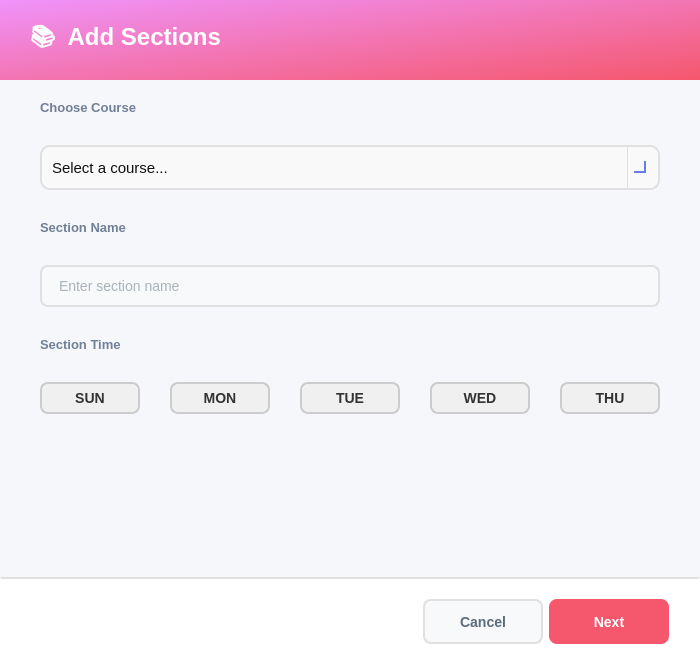
<?xml version="1.0" encoding="UTF-8"?>
<ui version="4.0">
 <class>AddCourseDialog</class>
 <widget class="QDialog" name="AddCourseDialog">
  <property name="geometry">
   <rect>
    <x>0</x>
    <y>0</y>
    <width>700</width>
    <height>657</height>
   </rect>
  </property>
  <property name="windowTitle">
   <string>Add New Course</string>
  </property>
  <property name="styleSheet">
   <string notr="true">background-color: #f5f7fa;</string>
  </property>
  <layout class="QVBoxLayout" name="mainLayout">
   <property name="spacing">
    <number>0</number>
   </property>
   <property name="leftMargin">
    <number>0</number>
   </property>
   <property name="topMargin">
    <number>0</number>
   </property>
   <property name="rightMargin">
    <number>0</number>
   </property>
   <property name="bottomMargin">
    <number>0</number>
   </property>
   <item>
    <widget class="QFrame" name="headerFrame">
     <property name="minimumSize">
      <size>
       <width>0</width>
       <height>80</height>
      </size>
     </property>
     <property name="maximumSize">
      <size>
       <width>16777215</width>
       <height>80</height>
      </size>
     </property>
     <property name="styleSheet">
      <string notr="true">background: qlineargradient(x1:0, y1:0, x2:1, y2:1, stop:0 #f093fb, stop:1 #f5576c); border-radius: 0px;</string>
     </property>
     <property name="frameShape">
      <enum>QFrame::Shape::StyledPanel</enum>
     </property>
     <layout class="QHBoxLayout" name="headerLayout">
      <property name="leftMargin">
       <number>30</number>
      </property>
      <property name="topMargin">
       <number>20</number>
      </property>
      <property name="rightMargin">
       <number>30</number>
      </property>
      <property name="bottomMargin">
       <number>20</number>
      </property>
      <item>
       <widget class="QLabel" name="dialogTitle">
        <property name="styleSheet">
         <string notr="true">font-size: 24px; font-weight: bold; color: white; background: transparent;</string>
        </property>
        <property name="text">
         <string>📚  Add Sections</string>
        </property>
       </widget>
      </item>
      <item>
       <spacer name="headerSpacer">
        <property name="orientation">
         <enum>Qt::Orientation::Horizontal</enum>
        </property>
        <property name="sizeHint" stdset="0">
         <size>
          <width>40</width>
          <height>20</height>
         </size>
        </property>
       </spacer>
      </item>
     </layout>
    </widget>
   </item>
   <item>
    <widget class="QScrollArea" name="scrollArea">
     <property name="styleSheet">
      <string notr="true">border: none; background-color: #f5f7fa;</string>
     </property>
     <property name="widgetResizable">
      <bool>true</bool>
     </property>
     <widget class="QWidget" name="scrollContent">
      <property name="geometry">
       <rect>
        <x>0</x>
        <y>0</y>
        <width>700</width>
        <height>497</height>
       </rect>
      </property>
      <property name="styleSheet">
       <string notr="true">background-color: #f5f7fa;</string>
      </property>
      <layout class="QVBoxLayout" name="verticalLayout_4">
       <property name="leftMargin">
        <number>40</number>
       </property>
       <property name="topMargin">
        <number>20</number>
       </property>
       <property name="rightMargin">
        <number>40</number>
       </property>
       <item>
        <layout class="QVBoxLayout" name="verticalLayout_3">
         <property name="spacing">
          <number>30</number>
         </property>
         <item>
          <layout class="QVBoxLayout" name="verticalLayout">
           <item>
            <widget class="QLabel" name="courseCodeLabel">
             <property name="styleSheet">
              <string notr="true">font-size: 13px; color: #718096; font-weight: bold; background: transparent;</string>
             </property>
             <property name="text">
              <string>Choose Course</string>
             </property>
            </widget>
           </item>
           <item>
            <widget class="QComboBox" name="courseComboBox">
             <property name="minimumSize">
              <size>
               <width>0</width>
               <height>45</height>
              </size>
             </property>
             <property name="cursor">
              <cursorShape>PointingHandCursor</cursorShape>
             </property>
             <property name="styleSheet">
              <string notr="true">/* ----------------- QComboBox Base ----------------- */
QComboBox {
    border: 2px solid #E0E0E0;          /* main border */
    border-radius: 10px;
    padding: 8px 10px;                   /* Matches QLineEdit padding */
    background: rgba(250, 250, 250, 200);
    font-size: 11pt;
    color: #111111;
}

/* Focused state */
QComboBox:focus {
    border: 2px solid #667EEA; 
    background: rgba(250, 250, 250, 220);
}

/* ----------------- Drop-down Arrow ----------------- */
QComboBox::drop-down {
    subcontrol-origin: padding;
    subcontrol-position: top right;
    width: 30px; 
    border-left-width: 1px;
    border-left-color: #E0E0E0;
    border-left-style: solid;
    border-top-right-radius: 12px;       /* rounder corners */
    border-bottom-right-radius: 12px;    /* rounder corners */
    background: transparent;
}

/* Remove ugly black border on hover/focus */
QComboBox::drop-down:hover,
QComboBox::drop-down:focus {
    border-left-color: #667EEA;
    background: transparent;
    border: none;
}

/* Modern, visible arrow using simple chevron */
QComboBox::down-arrow {
    width: 10px;
    height: 10px;
    border: solid #667EEA;
    border-width: 0 2px 2px 0;
    margin-right: 6px;
}

/* ----------------- Dropdown Popup ----------------- */
/* Dropdown Popup */
QComboBox QAbstractItemView {
    background-color: #fdfdfd;          /* slightly off-white */
    border: 2px solid #E0E0E0;          /* subtle grey border */
    border-radius: 8px;                  /* may not be perfect on Windows */
    color: #111111;
    font-size: 11pt;
    padding: 5px;
    selection-background-color: #667EEA;
    selection-color: white;
    outline: none;
}

/* Items hover/selection */
QComboBox QAbstractItemView::item:hover {
    background-color: rgba(102, 126, 234, 0.1);
    color: #111111;
}

QComboBox QAbstractItemView::item:selected {
    background-color: #667EEA;
    color: white;
}

/* Error highlight for combo box */
QComboBox[error=&quot;true&quot;] {
    border: 2px solid #FF4A4A;
}</string>
             </property>
             <item>
              <property name="text">
               <string>Select a course...</string>
              </property>
             </item>
             <item>
              <property name="text">
               <string>ECE 101 - Digital Logic</string>
              </property>
             </item>
             <item>
              <property name="text">
               <string>ECE 202 - Circuit Analysis</string>
              </property>
             </item>
             <item>
              <property name="text">
               <string>ECE 303 - Signals and Systems</string>
              </property>
             </item>
             <item>
              <property name="text">
               <string>ECE 404 - Control Systems</string>
              </property>
             </item>
            </widget>
           </item>
          </layout>
         </item>
         <item>
          <layout class="QVBoxLayout" name="verticalLayout_2">
           <item>
            <widget class="QLabel" name="sectionsLabel">
             <property name="styleSheet">
              <string notr="true">font-size: 13px; color: #718096; font-weight: bold; background: transparent;</string>
             </property>
             <property name="text">
              <string>Section Name</string>
             </property>
            </widget>
           </item>
           <item>
            <widget class="QLineEdit" name="lineEditSearch">
             <property name="minimumSize">
              <size>
               <width>300</width>
               <height>40</height>
              </size>
             </property>
             <property name="maximumSize">
              <size>
               <width>16777215</width>
               <height>16777215</height>
              </size>
             </property>
             <property name="styleSheet">
              <string notr="true">QLineEdit {
    padding: 10px 15px;
    border: 2px solid #e0e0e0;
    border-radius: 8px;
    font-size: 14px;
    background-color: #f8f9fa;   /* light neutral background */
    color: #5a6c7d;             /* text color similar to buttons */
}

QLineEdit:focus {
    border-color: #f5576c;       /* accent border on focus */
    background-color: #ffffff;   /* slightly lighter when active */
}

QLineEdit:disabled {
    background-color: #ededed;   /* washed-out grey */
    color: #a1a8b3;             /* faded text */
}
</string>
             </property>
             <property name="placeholderText">
              <string>Enter section name</string>
             </property>
            </widget>
           </item>
          </layout>
         </item>
         <item>
          <widget class="QLabel" name="sectionsLabel_4">
           <property name="styleSheet">
            <string notr="true">font-size: 13px; color: #718096; font-weight: bold; background: transparent;</string>
           </property>
           <property name="text">
            <string>Section Time</string>
           </property>
          </widget>
         </item>
         <item>
          <layout class="QHBoxLayout" name="horizontalLayout">
           <item>
            <widget class="QPushButton" name="pushButton">
             <property name="styleSheet">
              <string notr="true">/* ===== Day Button Styles ===== */
QPushButton {
    font-size: 14px;
    font-weight: bold;
    color: #333333;                 /* default text color */
    background-color: #f0f0f0;      /* light grey background */
    border: 2px solid #cccccc;      /* subtle border */
    border-radius: 8px;
    padding: 6px 12px;
    min-width: 40px;
}

QPushButton:hover {
    background-color: #e0e0e0;      /* slightly darker on hover */
    border-color: #bbbbbb;
}

QPushButton:checked {
    background-color: #4a90e2;      /* lighter, vibrant blue */
    color: white;                    /* selected day text color */
    border-color: #357ab8;
}

QPushButton:pressed {
    background-color: #357ab8;      /* pressed state */
    color: white;
}
</string>
             </property>
             <property name="text">
              <string>SUN</string>
             </property>
             <property name="checkable">
              <bool>true</bool>
             </property>
             <attribute name="buttonGroup">
              <string notr="true">buttonGroupDays</string>
             </attribute>
            </widget>
           </item>
           <item>
            <widget class="QPushButton" name="pushButton_2">
             <property name="styleSheet">
              <string notr="true">/* ===== Day Button Styles ===== */
QPushButton {
    font-size: 14px;
    font-weight: bold;
    color: #333333;                 /* default text color */
    background-color: #f0f0f0;      /* light grey background */
    border: 2px solid #cccccc;      /* subtle border */
    border-radius: 8px;
    padding: 6px 12px;
    min-width: 40px;
}

QPushButton:hover {
    background-color: #e0e0e0;      /* slightly darker on hover */
    border-color: #bbbbbb;
}

QPushButton:checked {
    background-color: #4a90e2;      /* lighter, vibrant blue */
    color: white;                    /* selected day text color */
    border-color: #357ab8;
}

QPushButton:pressed {
    background-color: #357ab8;      /* pressed state */
    color: white;
}
</string>
             </property>
             <property name="text">
              <string>MON</string>
             </property>
             <property name="checkable">
              <bool>true</bool>
             </property>
             <attribute name="buttonGroup">
              <string notr="true">buttonGroupDays</string>
             </attribute>
            </widget>
           </item>
           <item>
            <widget class="QPushButton" name="pushButton_3">
             <property name="styleSheet">
              <string notr="true">/* ===== Day Button Styles ===== */
QPushButton {
    font-size: 14px;
    font-weight: bold;
    color: #333333;                 /* default text color */
    background-color: #f0f0f0;      /* light grey background */
    border: 2px solid #cccccc;      /* subtle border */
    border-radius: 8px;
    padding: 6px 12px;
    min-width: 40px;
}

QPushButton:hover {
    background-color: #e0e0e0;      /* slightly darker on hover */
    border-color: #bbbbbb;
}

QPushButton:checked {
    background-color: #4a90e2;      /* lighter, vibrant blue */
    color: white;                    /* selected day text color */
    border-color: #357ab8;
}

QPushButton:pressed {
    background-color: #357ab8;      /* pressed state */
    color: white;
}
</string>
             </property>
             <property name="text">
              <string>TUE</string>
             </property>
             <property name="checkable">
              <bool>true</bool>
             </property>
             <attribute name="buttonGroup">
              <string notr="true">buttonGroupDays</string>
             </attribute>
            </widget>
           </item>
           <item>
            <widget class="QPushButton" name="pushButton_4">
             <property name="styleSheet">
              <string notr="true">/* ===== Day Button Styles ===== */
QPushButton {
    font-size: 14px;
    font-weight: bold;
    color: #333333;                 /* default text color */
    background-color: #f0f0f0;      /* light grey background */
    border: 2px solid #cccccc;      /* subtle border */
    border-radius: 8px;
    padding: 6px 12px;
    min-width: 40px;
}

QPushButton:hover {
    background-color: #e0e0e0;      /* slightly darker on hover */
    border-color: #bbbbbb;
}

QPushButton:checked {
    background-color: #4a90e2;      /* lighter, vibrant blue */
    color: white;                    /* selected day text color */
    border-color: #357ab8;
}

QPushButton:pressed {
    background-color: #357ab8;      /* pressed state */
    color: white;
}
</string>
             </property>
             <property name="text">
              <string>WED</string>
             </property>
             <property name="checkable">
              <bool>true</bool>
             </property>
             <attribute name="buttonGroup">
              <string notr="true">buttonGroupDays</string>
             </attribute>
            </widget>
           </item>
           <item>
            <widget class="QPushButton" name="pushButton_5">
             <property name="styleSheet">
              <string notr="true">/* ===== Day Button Styles ===== */
QPushButton {
    font-size: 14px;
    font-weight: bold;
    color: #333333;                 /* default text color */
    background-color: #f0f0f0;      /* light grey background */
    border: 2px solid #cccccc;      /* subtle border */
    border-radius: 8px;
    padding: 6px 12px;
    min-width: 40px;
}

QPushButton:hover {
    background-color: #e0e0e0;      /* slightly darker on hover */
    border-color: #bbbbbb;
}

QPushButton:checked {
    background-color: #4a90e2;      /* lighter, vibrant blue */
    color: white;                    /* selected day text color */
    border-color: #357ab8;
}

QPushButton:pressed {
    background-color: #357ab8;      /* pressed state */
    color: white;
}
</string>
             </property>
             <property name="text">
              <string>THU</string>
             </property>
             <property name="checkable">
              <bool>true</bool>
             </property>
             <attribute name="buttonGroup">
              <string notr="true">buttonGroupDays</string>
             </attribute>
            </widget>
           </item>
          </layout>
         </item>
        </layout>
       </item>
       <item>
        <spacer name="verticalSpacer">
         <property name="orientation">
          <enum>Qt::Orientation::Vertical</enum>
         </property>
         <property name="sizeHint" stdset="0">
          <size>
           <width>17</width>
           <height>86</height>
          </size>
         </property>
        </spacer>
       </item>
      </layout>
     </widget>
    </widget>
   </item>
   <item>
    <widget class="QFrame" name="footerFrame">
     <property name="minimumSize">
      <size>
       <width>0</width>
       <height>80</height>
      </size>
     </property>
     <property name="maximumSize">
      <size>
       <width>16777215</width>
       <height>80</height>
      </size>
     </property>
     <property name="styleSheet">
      <string notr="true">background-color: white; border-top: 2px solid #e0e0e0;</string>
     </property>
     <property name="frameShape">
      <enum>QFrame::Shape::StyledPanel</enum>
     </property>
     <layout class="QHBoxLayout" name="footerLayout">
      <property name="leftMargin">
       <number>30</number>
      </property>
      <property name="topMargin">
       <number>20</number>
      </property>
      <property name="rightMargin">
       <number>30</number>
      </property>
      <property name="bottomMargin">
       <number>20</number>
      </property>
      <item>
       <spacer name="footerSpacer">
        <property name="orientation">
         <enum>Qt::Orientation::Horizontal</enum>
        </property>
        <property name="sizeHint" stdset="0">
         <size>
          <width>40</width>
          <height>20</height>
         </size>
        </property>
       </spacer>
      </item>
      <item>
       <widget class="QPushButton" name="cancelButton">
        <property name="minimumSize">
         <size>
          <width>120</width>
          <height>45</height>
         </size>
        </property>
        <property name="cursor">
         <cursorShape>PointingHandCursor</cursorShape>
        </property>
        <property name="styleSheet">
         <string notr="true">QPushButton {
    background-color: #f8f9fa;
    color: #5a6c7d;
    border: 2px solid #e0e0e0;
    border-radius: 8px;
    font-size: 14px;
    font-weight: bold;
    padding: 10px 20px;
}

QPushButton:hover {
    border-color: #f5576c;
    color: #f5576c;
}

QPushButton:pressed {
    background-color: #e0e0e0; /* darker grey for pressed feedback */
    border-color: #f5576c;
    color: #f5576c;
}</string>
        </property>
        <property name="text">
         <string>Cancel</string>
        </property>
       </widget>
      </item>
      <item>
       <widget class="QPushButton" name="saveButton">
        <property name="minimumSize">
         <size>
          <width>120</width>
          <height>45</height>
         </size>
        </property>
        <property name="cursor">
         <cursorShape>PointingHandCursor</cursorShape>
        </property>
        <property name="styleSheet">
         <string notr="true">QPushButton {
    background-color: #f5576c;
    color: #ffffff;
    border: none;
    border-radius: 8px;
    font-size: 14px;
    font-weight: bold;
    padding: 10px 20px;
    transition: background-color 150ms;
}
QPushButton:hover {
    background-color: #e5475c;
}
QPushButton:pressed {
    background-color: #d43f52;
}
</string>
        </property>
        <property name="text">
         <string>Next</string>
        </property>
       </widget>
      </item>
     </layout>
    </widget>
   </item>
  </layout>
 </widget>
 <resources/>
 <connections/>
 <buttongroups>
  <buttongroup name="buttonGroupDays">
   <property name="exclusive">
    <bool>false</bool>
   </property>
  </buttongroup>
 </buttongroups>
</ui>
